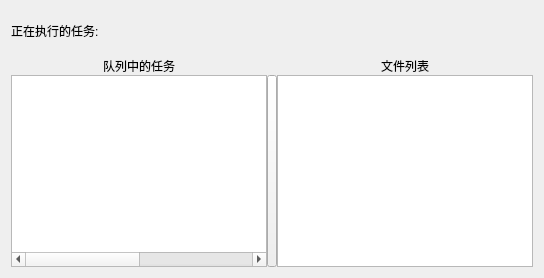
      <widget class="QWidget" name="taskQenue">
       <attribute name="title">
        <string>TaskQenue</string>
       </attribute>
       <layout class="QVBoxLayout" name="verticalLayout">
        <item>
         <layout class="QHBoxLayout" name="taskHorizontalLayout">
          <property name="spacing">
           <number>0</number>
          </property>
          <item>
           <widget class="QLabel" name="runTaskLabel">
            <property name="minimumSize">
             <size>
              <width>180</width>
              <height>40</height>
             </size>
            </property>
            <property name="maximumSize">
             <size>
              <width>150</width>
              <height>40</height>
             </size>
            </property>
            <property name="text">
             <string>正在执行的任务:</string>
            </property>
           </widget>
          </item>
          <item>
           <widget class="QLabel" name="runTaskInfoLabel">
            <property name="maximumSize">
             <size>
              <width>16777215</width>
              <height>40</height>
             </size>
            </property>
            <property name="text">
             <string/>
            </property>
           </widget>
          </item>
         </layout>
        </item>
        <item>
         <layout class="QGridLayout" name="gridLayout">
          <property name="spacing">
           <number>0</number>
          </property>
          <item row="0" column="0">
           <widget class="QLabel" name="taskQenueLabel">
            <property name="maximumSize">
             <size>
              <width>16777215</width>
              <height>40</height>
             </size>
            </property>
            <property name="text">
             <string>队列中的任务</string>
            </property>
            <property name="alignment">
             <set>Qt::AlignCenter</set>
            </property>
           </widget>
          </item>
          <item row="0" column="2">
           <widget class="QLabel" name="fileListLabel">
            <property name="maximumSize">
             <size>
              <width>16777215</width>
              <height>40</height>
             </size>
            </property>
            <property name="text">
             <string>文件列表</string>
            </property>
            <property name="alignment">
             <set>Qt::AlignCenter</set>
            </property>
           </widget>
          </item>
          <item row="1" column="2">
           <widget class="QTableWidget" name="fileListTableList">
            <property name="mouseTracking">
             <bool>false</bool>
            </property>
            <property name="tabletTracking">
             <bool>false</bool>
            </property>
            <property name="styleSheet">
             <string notr="true"/>
            </property>
            <property name="editTriggers">
             <set>QAbstractItemView::NoEditTriggers</set>
            </property>
            <property name="alternatingRowColors">
             <bool>true</bool>
            </property>
            <attribute name="horizontalHeaderVisible">
             <bool>false</bool>
            </attribute>
            <attribute name="horizontalHeaderCascadingSectionResizes">
             <bool>false</bool>
            </attribute>
            <attribute name="horizontalHeaderDefaultSectionSize">
             <number>220</number>
            </attribute>
            <attribute name="horizontalHeaderHighlightSections">
             <bool>true</bool>
            </attribute>
            <attribute name="horizontalHeaderStretchLastSection">
             <bool>true</bool>
            </attribute>
            <attribute name="verticalHeaderVisible">
             <bool>false</bool>
            </attribute>
            <attribute name="verticalHeaderMinimumSectionSize">
             <number>28</number>
            </attribute>
            <attribute name="verticalHeaderDefaultSectionSize">
             <number>44</number>
            </attribute>
            <attribute name="verticalHeaderShowSortIndicator" stdset="0">
             <bool>false</bool>
            </attribute>
            <attribute name="verticalHeaderStretchLastSection">
             <bool>false</bool>
            </attribute>
            <column>
             <property name="text">
              <string>文件列表</string>
             </property>
            </column>
           </widget>
          </item>
          <item row="1" column="0">
           <widget class="QTableWidget" name="taskQenueTableList">
            <property name="mouseTracking">
             <bool>false</bool>
            </property>
            <property name="tabletTracking">
             <bool>false</bool>
            </property>
            <property name="styleSheet">
             <string notr="true"/>
            </property>
            <property name="editTriggers">
             <set>QAbstractItemView::NoEditTriggers</set>
            </property>
            <property name="alternatingRowColors">
             <bool>true</bool>
            </property>
            <attribute name="horizontalHeaderVisible">
             <bool>false</bool>
            </attribute>
            <attribute name="horizontalHeaderCascadingSectionResizes">
             <bool>false</bool>
            </attribute>
            <attribute name="horizontalHeaderMinimumSectionSize">
             <number>31</number>
            </attribute>
            <attribute name="horizontalHeaderDefaultSectionSize">
             <number>220</number>
            </attribute>
            <attribute name="horizontalHeaderHighlightSections">
             <bool>true</bool>
            </attribute>
            <attribute name="horizontalHeaderShowSortIndicator" stdset="0">
             <bool>false</bool>
            </attribute>
            <attribute name="horizontalHeaderStretchLastSection">
             <bool>true</bool>
            </attribute>
            <attribute name="verticalHeaderVisible">
             <bool>false</bool>
            </attribute>
            <attribute name="verticalHeaderCascadingSectionResizes">
             <bool>false</bool>
            </attribute>
            <attribute name="verticalHeaderMinimumSectionSize">
             <number>28</number>
            </attribute>
            <attribute name="verticalHeaderDefaultSectionSize">
             <number>44</number>
            </attribute>
            <attribute name="verticalHeaderShowSortIndicator" stdset="0">
             <bool>false</bool>
            </attribute>
            <attribute name="verticalHeaderStretchLastSection">
             <bool>false</bool>
            </attribute>
            <column>
             <property name="text">
              <string>队列中的任务</string>
             </property>
            </column>
            <column>
             <property name="text">
              <string>index</string>
             </property>
            </column>
           </widget>
          </item>
          <item row="1" column="1">
           <widget class="QPushButton" name="fileExpandButton">
            <property name="sizePolicy">
             <sizepolicy hsizetype="Preferred" vsizetype="Preferred">
              <horstretch>0</horstretch>
              <verstretch>0</verstretch>
             </sizepolicy>
            </property>
            <property name="minimumSize">
             <size>
              <width>0</width>
              <height>0</height>
             </size>
            </property>
            <property name="maximumSize">
             <size>
              <width>10</width>
              <height>16777215</height>
             </size>
            </property>
            <property name="styleSheet">
             <string notr="true"/>
            </property>
            <property name="text">
             <string/>
            </property>
            <property name="icon">
             <iconset resource="../apprcc.qrc">
              <normaloff>:/img/icon/展开.png</normaloff>:/img/icon/展开.png</iconset>
            </property>
            <property name="autoDefault">
             <bool>false</bool>
            </property>
            <property name="default">
             <bool>false</bool>
            </property>
            <property name="flat">
             <bool>false</bool>
            </property>
           </widget>
          </item>
         </layout>
        </item>
       </layout>
      </widget>
